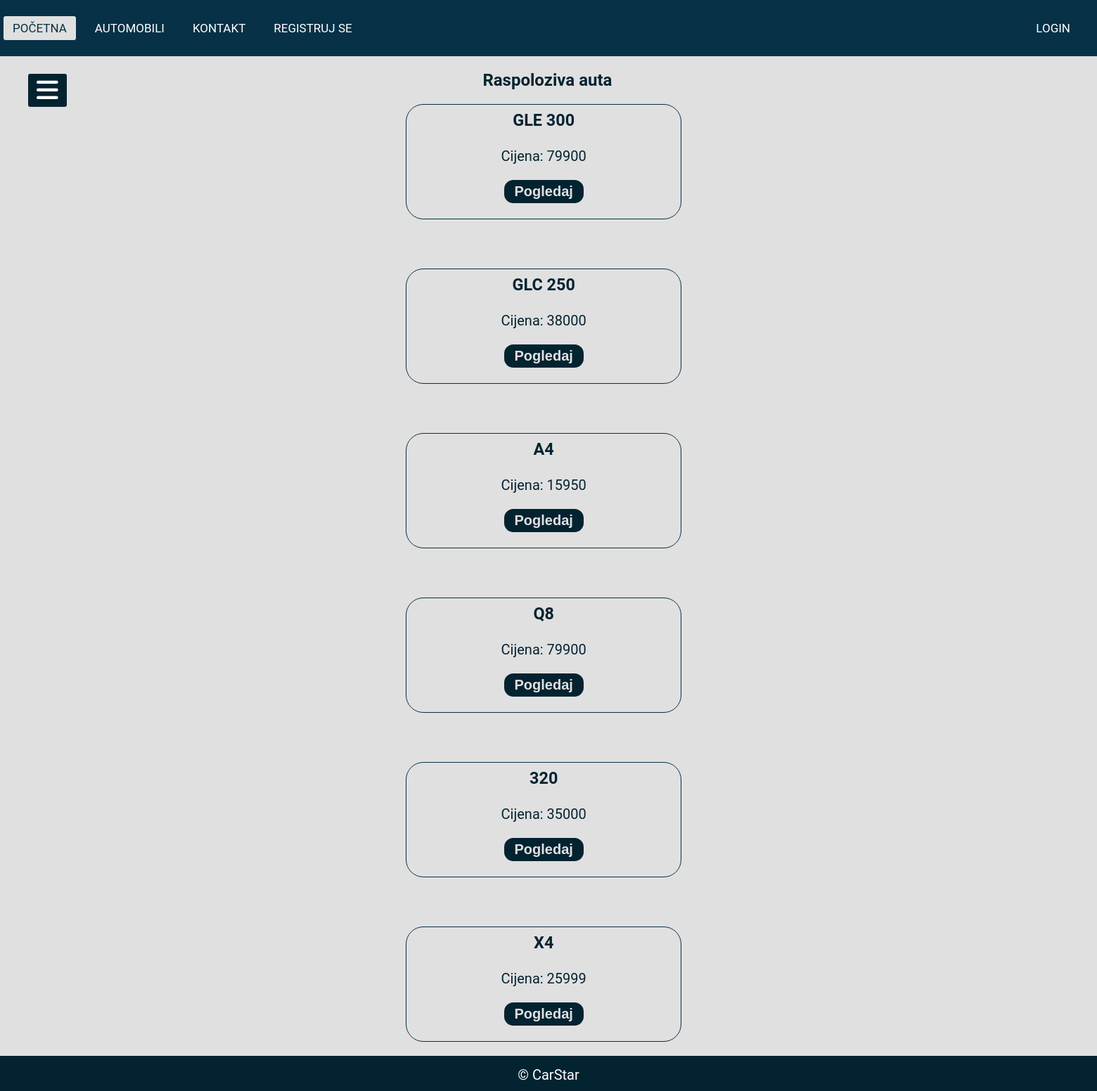
Page /auto.php on the committed database.
### tables this page shows
CREATE TABLE `vlasnistvo` (
  `vlasnistvo_id` int(11) NOT NULL,
  `korisnik_id` int(11) NOT NULL,
  `vozilo_id` int(11) NOT NULL
);

CREATE TABLE `auto` (
  `vozilo_id` int(11) NOT NULL,
  `marka` text NOT NULL,
  `model` text NOT NULL,
  `cijena` double NOT NULL,
  `godiste` int(4) NOT NULL,
  `karoserija` text NOT NULL,
  `gorivo` text NOT NULL,
  `lokacija` text NOT NULL
);

### auto.php (the view, shortened to what this page needs)
<?php
	require_once("includes/header.php")
?>
<?php
	$sql = "SELECT * FROM auto JOIN vlasnistvo JOIN korisnik ON korisnik.korisnik_id = vlasnistvo.korisnik_id AND auto.vozilo_id = vlasnistvo.vozilo_id ORDER BY `auto`.`vozilo_id` DESC ";
	$result = $con->query($sql);
	echo "<form method='POST'>";
	echo "<div class='raspolozivo'><h2>Raspoloziva auta</h2></div>";
	while ($row = $result->fetch()) {
		echo "<div class='product'>
		<ul>
		<li>
		<div class='product2'>
		<h3>" . $row["model"] . "</h3>
		<p class='postavio'>Cijena: " . $row["cijena"]. "</p>";
		echo "<input class='pogledaj' formaction='pogledajstrana.php?id=" . $row["vozilo_id"] . "' type='submit' value='Pogledaj'>";
        echo "</div>
		</li>
		</ul>
		</div>
		";
	}echo "</form>";
?>
<?php
	require_once("includes/footer.php")
?>

### includes/header.php (shortened to what this page needs)
<!DOCTYPE html>
<?php
	require_once('konekcija.php');
	$stmt = $con->prepare('SELECT * FROM korisnik WHERE username=:username');
	$stmt->bindParam(":username", $_SESSION['username']);
	$stmt->execute();
	$USER = $stmt->fetch();
?>
<html lang="en" dir="ltr">
	<head>
		<link rel ="stylesheet" href="includes/style.css">
	</head>
	<body>
		<nav class="navBar">
			<ul class="prt1">
				<?php
					if (($USER["ime"] ?? '') != "") {
						if($USER["admin"]==1){echo "<li><a class='logo' href='includes/logout.php'>Odjavi se - " . $USER['ime'] .
							" [Admin]</a></li>";
							}else{
							echo "<li><a class='logo' href='includes/logout.php'>Odjavi se - " . $USER['ime'] .
							"</a></li>";
						}
						}else{
						echo "<li><a class='logo' href='loginstrana.php'>Login</a></li>";
					}
				?>
			</ul>
			<ul class="prt2">
				<li><a class="active" href="pocetna.php">Početna</a></li>
				<li><a href="auto.php">Automobili</a></li>
				<li><a href="kontakt.php">Kontakt</a></li>
				<?php
					if (($USER["ime"] ?? '') != "") {
						echo "<li><a href='dodajAuto.php'>Dodaj Auto</a></li>";
						echo "<li><a href='korpa.php'>Korpa</a></li>";
						if($USER["admin"]==1){
							echo "<li><a href='korisnici.php'>Korisnici</a></li>";
						}}else{echo "<li><a href='registracija.php'>Registruj se</a></li>";}
				?>
			</ul>
		</nav>
		<label for="check">
			<i class="fas fa-bars" id="btn"></i>
		</label>

### includes/footer.php
	<div class="footer">
		<p>&copy; CarStar</p>
   	</div>
</body>
</html>

### includes/style.css (style rules this page uses)
body { font-family: 'Roboto',sans-serif; background-color:#E0E0E0; }
* { margin:0; padding:0; list-style:none; text-decoration:none }
label #btn,label #cancel { position: absolute; cursor: pointer; background: #042331; border-radius: 3px; }
label #btn { left:40px; top:105px; font-size:35px; color:white; padding: 6px 12px; transition: all .5s; }
.navBar { background: #063146; height: 80px; width:100%; }
.navBar .prt1 { float:right; margin-right:20px; }
.navBar .prt1 li { display:inline-block; line-height:80px; margin: 0 5px; }
.navBar .prt1 li a { background:#063146; color:white; font-size:17px; padding: 7px 13px; border-radius:3px; text-transform:uppercase; }
.navBar .prt2 { float:left; margin-right:20px; }
.navBar .prt2 li { display:inline-block; line-height:80px; margin: 0 5px; }
.navBar .prt2 li a { color:white; background:#063146; font-size:17px; padding: 7px 13px; border-radius:3px; text-transform:uppercase; }
.navBar li a.active,.navBar li a:hover { background:#E0E0E0; color:#063146; transition: .5s; }
.footer { background: #042331; position: fixed; left: 0; bottom: 0%; height: 50px; width: 100%; overflow: hidden; }
.footer p { color:white; text-align:center; margin-top:15px; font-size:20px; }
.product { position:relative; width:25%; overflow:hidden; font-size:20px; padding: 8px 0; left:37%; top:50%; margin-bottom:70px; text-align:center; border: 1px solid #063146; border-radius:25px;color:#042331; }
.product2 h3 { margin-bottom:25px; }
.raspolozivo { position:relative; top:10%; left:44%; margin-bottom:20px; color:#042331; margin-top:20px; }
.pogledaj,.kupi { width:30%; background:none; border:2px solid #E0E0E0; border-radius:15px; color:#E0E0E0; background-color:#042331; padding:5px; font-size: 20px; font-weight: 700; cursor: pointer; margin: 20px 6px 12px 6px; }

### rows in the picture
vlasnistvo: vozilo.model "GLE 300", vozilo.cijena "79900"
vlasnistvo: vozilo.model "GLC 250", vozilo.cijena "38000"
vlasnistvo: vozilo.model "A4", vozilo.cijena "15950"
vlasnistvo: vozilo.model "Q8", vozilo.cijena "79900"
vlasnistvo: vozilo.model "320", vozilo.cijena "35000"
vlasnistvo: vozilo.model "X4", vozilo.cijena "25999"
